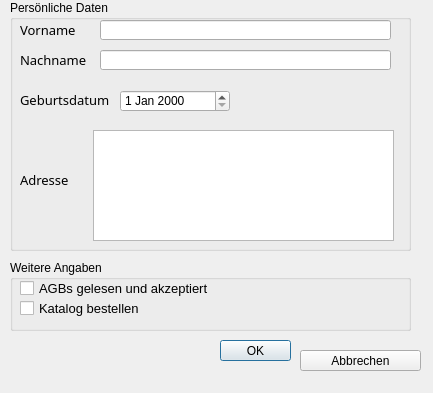
<?xml version="1.0" encoding="UTF-8"?>
<ui version="4.0">
 <class>Dialog</class>
 <widget class="QDialog" name="Dialog">
  <property name="geometry">
   <rect>
    <x>0</x>
    <y>0</y>
    <width>433</width>
    <height>393</height>
   </rect>
  </property>
  <property name="windowTitle">
   <string>Dialog</string>
  </property>
  <widget class="QPushButton" name="buttonOK">
   <property name="geometry">
    <rect>
     <x>220</x>
     <y>340</y>
     <width>71</width>
     <height>21</height>
    </rect>
   </property>
   <property name="text">
    <string>OK</string>
   </property>
  </widget>
  <widget class="QPushButton" name="buttonAbbrechen">
   <property name="geometry">
    <rect>
     <x>300</x>
     <y>350</y>
     <width>121</width>
     <height>21</height>
    </rect>
   </property>
   <property name="text">
    <string>Abbrechen</string>
   </property>
  </widget>
  <widget class="QGroupBox" name="Hauptdialog">
   <property name="geometry">
    <rect>
     <x>10</x>
     <y>0</y>
     <width>401</width>
     <height>251</height>
    </rect>
   </property>
   <property name="title">
    <string>Persönliche Daten</string>
   </property>
   <widget class="QLabel" name="label">
    <property name="geometry">
     <rect>
      <x>10</x>
      <y>20</y>
      <width>61</width>
      <height>20</height>
     </rect>
    </property>
    <property name="font">
     <font>
      <family>Roboto Mono</family>
      <pointsize>10</pointsize>
     </font>
    </property>
    <property name="text">
     <string>Vorname</string>
    </property>
   </widget>
   <widget class="QLabel" name="label_2">
    <property name="geometry">
     <rect>
      <x>10</x>
      <y>50</y>
      <width>81</width>
      <height>20</height>
     </rect>
    </property>
    <property name="font">
     <font>
      <family>Roboto Mono</family>
      <pointsize>10</pointsize>
     </font>
    </property>
    <property name="text">
     <string>Nachname</string>
    </property>
   </widget>
   <widget class="QLabel" name="label_3">
    <property name="geometry">
     <rect>
      <x>10</x>
      <y>90</y>
      <width>101</width>
      <height>20</height>
     </rect>
    </property>
    <property name="font">
     <font>
      <family>Roboto Mono</family>
      <pointsize>10</pointsize>
     </font>
    </property>
    <property name="text">
     <string>Geburtsdatum</string>
    </property>
   </widget>
   <widget class="QDateEdit" name="geburtsdatum">
    <property name="geometry">
     <rect>
      <x>110</x>
      <y>90</y>
      <width>110</width>
      <height>22</height>
     </rect>
    </property>
   </widget>
   <widget class="QLabel" name="label_4">
    <property name="geometry">
     <rect>
      <x>10</x>
      <y>170</y>
      <width>61</width>
      <height>20</height>
     </rect>
    </property>
    <property name="font">
     <font>
      <family>Roboto Mono</family>
      <pointsize>10</pointsize>
     </font>
    </property>
    <property name="text">
     <string>Adresse</string>
    </property>
   </widget>
   <widget class="QLineEdit" name="vorname">
    <property name="geometry">
     <rect>
      <x>90</x>
      <y>20</y>
      <width>291</width>
      <height>20</height>
     </rect>
    </property>
   </widget>
   <widget class="QLineEdit" name="nachname">
    <property name="geometry">
     <rect>
      <x>90</x>
      <y>50</y>
      <width>291</width>
      <height>20</height>
     </rect>
    </property>
   </widget>
   <widget class="QTextEdit" name="adresse">
    <property name="geometry">
     <rect>
      <x>83</x>
      <y>130</y>
      <width>301</width>
      <height>111</height>
     </rect>
    </property>
   </widget>
  </widget>
  <widget class="QGroupBox" name="groupBox_2">
   <property name="geometry">
    <rect>
     <x>10</x>
     <y>260</y>
     <width>401</width>
     <height>71</height>
    </rect>
   </property>
   <property name="title">
    <string>Weitere Angaben</string>
   </property>
   <widget class="QCheckBox" name="agb">
    <property name="geometry">
     <rect>
      <x>10</x>
      <y>20</y>
      <width>211</width>
      <height>17</height>
     </rect>
    </property>
    <property name="font">
     <font>
      <family>Microsoft JhengHei UI</family>
      <pointsize>10</pointsize>
     </font>
    </property>
    <property name="text">
     <string>AGBs gelesen und akzeptiert</string>
    </property>
   </widget>
   <widget class="QCheckBox" name="katalog">
    <property name="geometry">
     <rect>
      <x>10</x>
      <y>40</y>
      <width>131</width>
      <height>17</height>
     </rect>
    </property>
    <property name="font">
     <font>
      <family>Microsoft JhengHei UI</family>
      <pointsize>10</pointsize>
     </font>
    </property>
    <property name="text">
     <string>Katalog bestellen</string>
    </property>
   </widget>
  </widget>
 </widget>
 <resources/>
 <connections/>
</ui>
